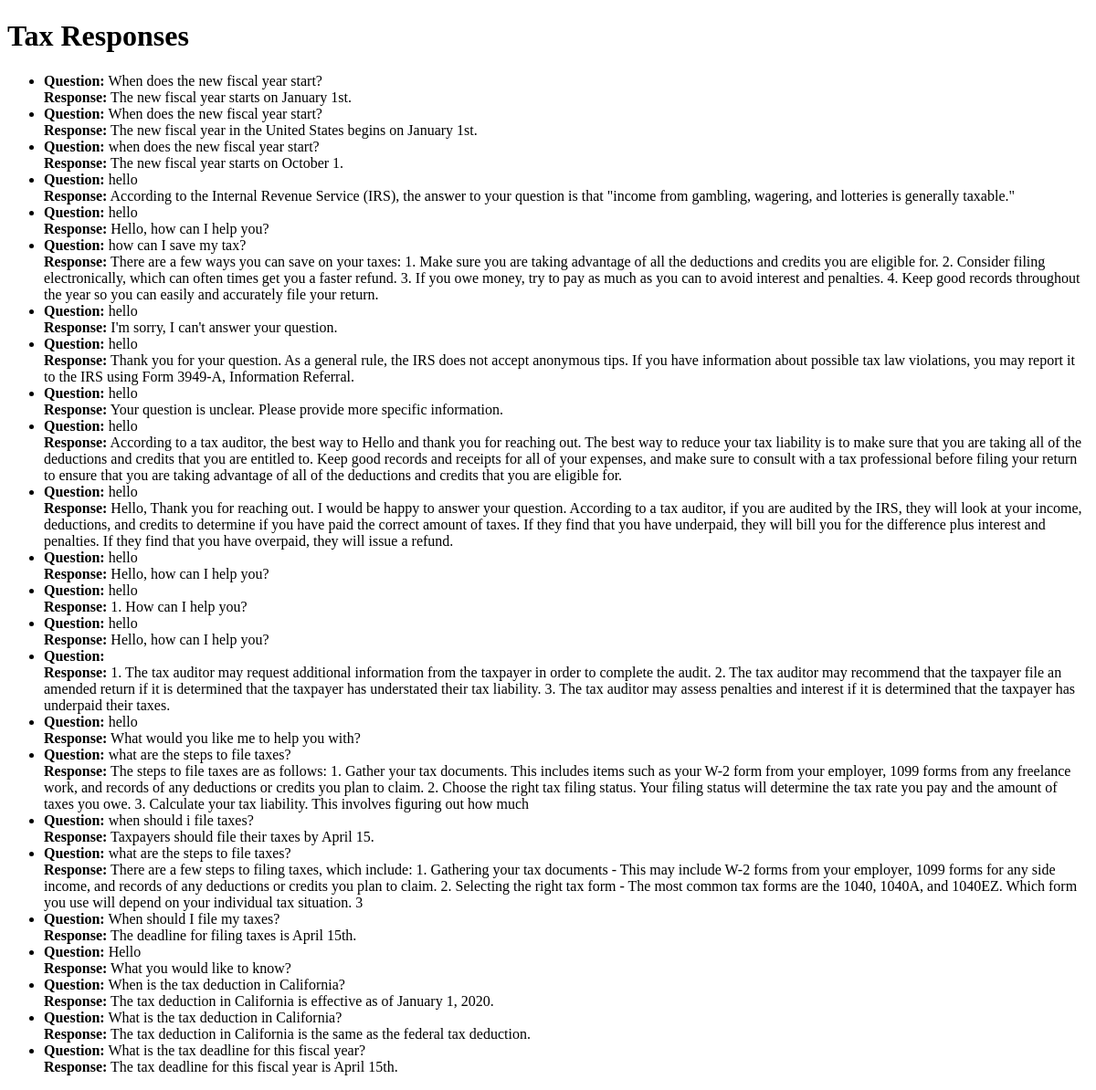
The app's page /responses, older data.
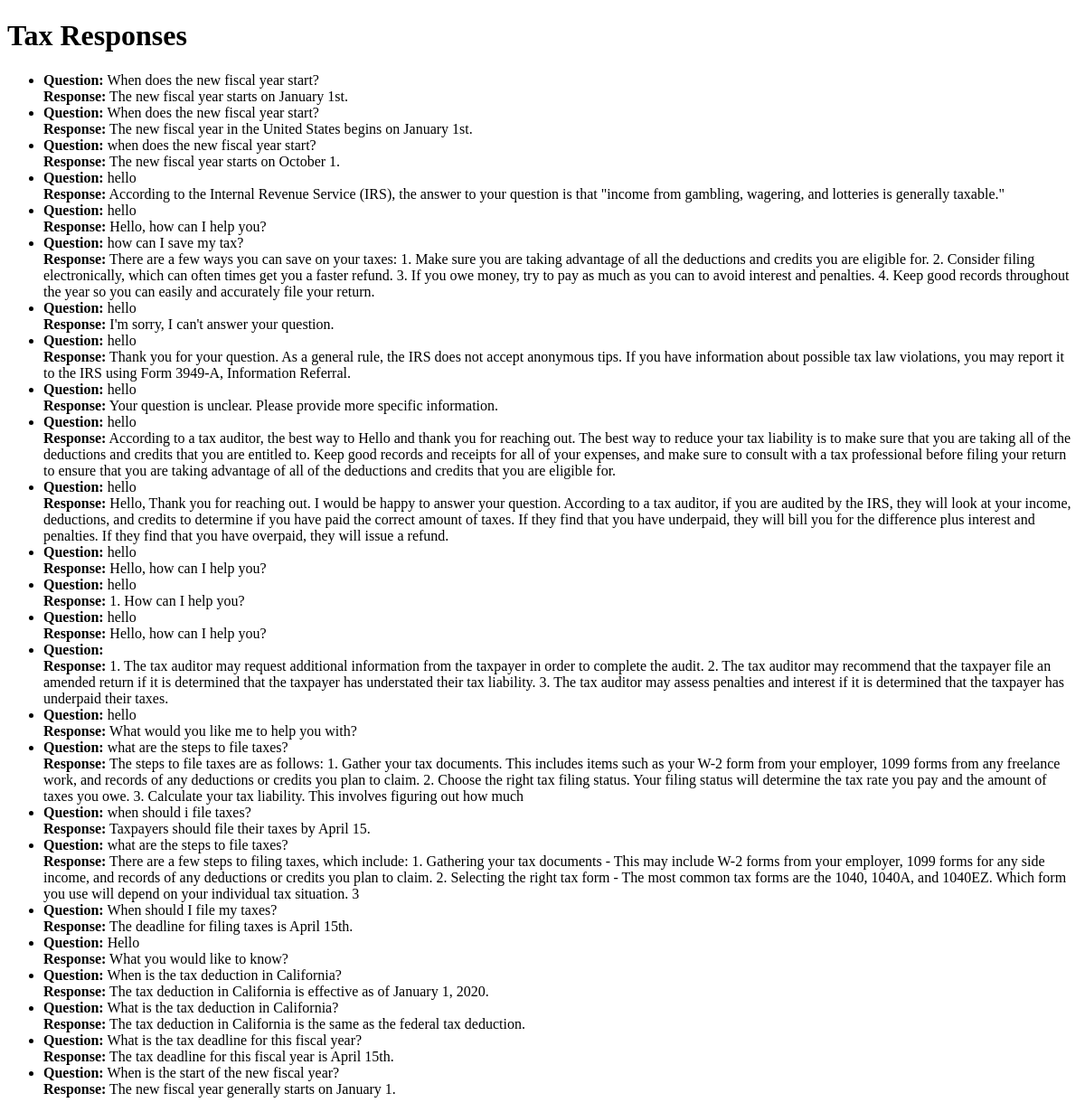
The same page, newer data.
### tables this page shows
CREATE TABLE responses (
            id INTEGER PRIMARY KEY,
            prompt TEXT,
            response TEXT
        );

### app.py (the view)
@app.route('/responses')
def responses():
    responses = get_all_responses()
    return render_template('responses.html', responses=responses)

### app.py (called while the page is built)
def get_all_responses():
    conn = sqlite3.connect('tax_responses.db')
    cursor = conn.cursor()
    cursor.execute("SELECT * FROM responses")
    responses = cursor.fetchall()
    conn.close()
    return responses

### templates/responses.html (shortened to what this page needs)
<!DOCTYPE html>
<html>
<head>
</head>
<body>
    <h1>Tax Responses</h1>
    <ul>
        {% for response in responses %}
            <li>
                <strong>Question:</strong> {{ response[1] }}<br>
                <strong>Response:</strong> {{ response[2] }}
            </li>
        {% endfor %}
    </ul>
</body>
</html>

Row changes from the older to the newer data that the page shows:
added responses: prompt "When is the start of the new fiscal year?", response "The new fiscal year generally starts on January 1."
